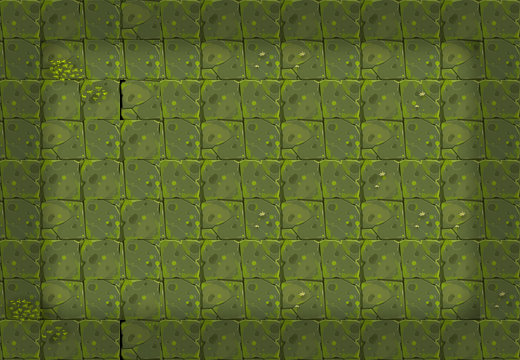

A 2D game scene composited from a Tiled map and its tileset images. What follows is a short description and the map's XML, with each tile layer's data collapsed to a summary:
An orthogonal 13x9 tile map with 40x40 px tiles, 3 tile layers (块层 1, 块层 2, 块层 3).

<map version="1.0" orientation="orthogonal" width="13" height="9" tilewidth="40" tileheight="40">
 <tileset firstgid="1" name="clmap_skin" tilewidth="40" tileheight="40">
  <image source="clmap_skin.png" width="400" height="440" />
 </tileset>
 <layer name="块层 1" width="13" height="9">
  <data>[117 cells, 117 non-empty, 5 distinct tile ids]</data>
 </layer>
 <layer name="块层 2" width="13" height="9">
  <data>[117 cells, 17 non-empty, 5 distinct tile ids]</data>
 </layer>
 <layer name="块层 3" width="13" height="9">
  <data>[117 cells, 72 non-empty, 9 distinct tile ids]</data>
 </layer>
</map>
